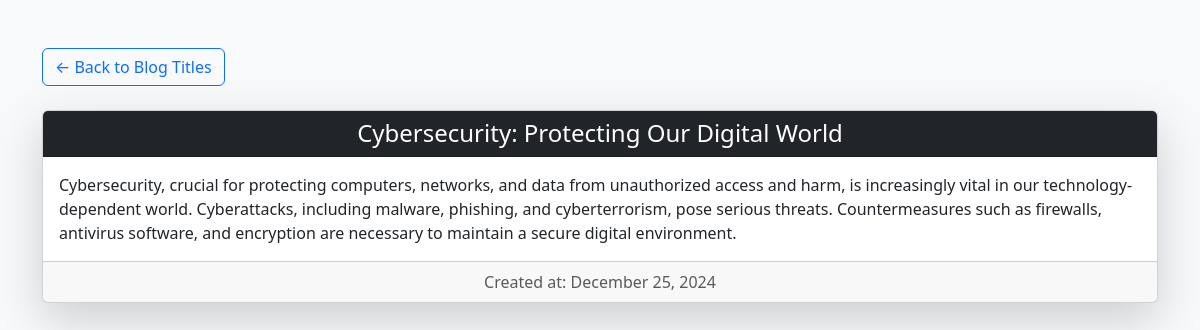
The page /blog/3/ (signed in) on the database its author committed.
### genai/models.py (models this page shows, shortened)
class GeneratedText(models.Model):
    user = models.ForeignKey(User, on_delete=models.CASCADE, related_name='generated_texts')
    url = models.URLField(max_length=200)
    text = models.TextField()
    title = models.CharField(max_length=200, default="Untitled")  # Set a default value here
    created_at = models.DateTimeField(auto_now_add=True)

### genai/views.py (the view)
# urls.py: path('blog/<int:id>/', views.blog_detail, name='blog_detail'),
@login_required
def blog_detail(request, id):
    blog = get_object_or_404(GeneratedText, id=id)
    return render(request, 'openblog.html', {'blog': blog})

### genai/templates/openblog.html (shortened to what this page needs)
<!doctype html>
<html lang="en">
<head>
    <link href="https://cdn.jsdelivr.net/npm/bootstrap@5.3.2/dist/css/bootstrap.min.css" rel="stylesheet">
</head>
<body class="bg-light">
    <div class="container mt-5">
        <a href="{% url 'blog_list' %}" class="btn btn-outline-primary mb-4">&larr; Back to Blog Titles</a>
        <div class="card shadow-lg">
            <div class="card-header bg-dark text-white text-center">
                <h4 class="mb-0">{{ blog.title }}</h4>
            </div>
            <div class="card-body">
                <p class="card-text">{{ blog.text }}</p>
            </div>
            <div class="card-footer text-muted text-center">
                Created at: {{ blog.created_at|date:"F j, Y" }}
            </div>
        </div>
    </div>
</body>
</html>

### rows shown on the page
GeneratedText: title "Cybersecurity: Protecting Our Digital World", text "Cybersecurity, crucial for protecting computers, networks, and data from unauthorized access and harm, is increasingly vital in our technology-dependent world. Cyberattacks, including malware, phishing, and cyberterrorism, pose serious threats. Countermeasures such as firewalls, antivirus software, and encryption are necessary to maintain a secure digital environment.", created_at "December 25, 2024"
